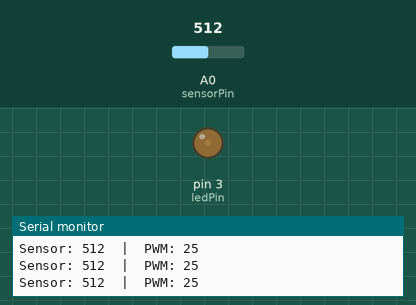
Recording of a sketch running on a simulated Arduino Uno, built with avr-gcc and run on an emulated ATmega328P. Shown: output pins drawn as LEDs (lit = HIGH), the last lines printed to the serial monitor. The inputs (shaded band) are chosen by the test bench; at power-on: A0 (sensorPin) = 512.

Above: at 2.2 s.
2.3 s: A0 (sensorPin) set to 716
At 3.4 s:
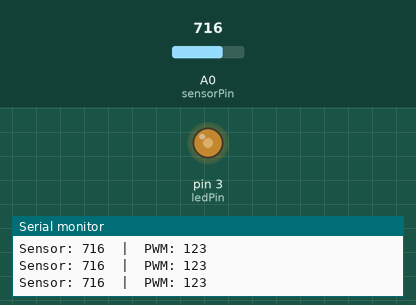
4.0 s: A0 (sensorPin) set to 900
At 4.7 s:
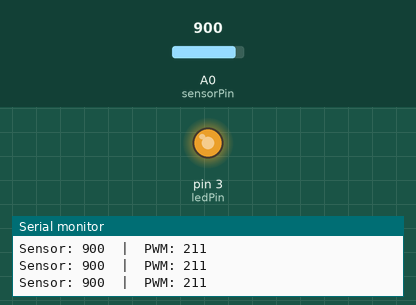
Timing chart, 0 to 7.0 s (numbered marks = the images above; inputs shaded):
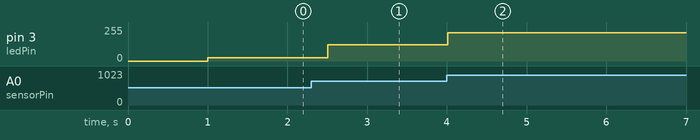

Measured:
- after the input at 2.3 s, pin 3 (ledPin): 25/255 → 123/255 after 0.20 s
- after the input at 4.0 s, pin 3 (ledPin): 123/255 → 211/255 at once

The sketch:

week_02_activity_02_voltage_divider_photodiode.ino
```cpp
// Week 02 - Activity 04
// Voltage Divider Light Sensor (Photodiode) → LED Dimmer (Inverse Mapping)
// Photodiode + 10k resistor on A0 form a voltage divider.
// LED on pin 3 gets brighter as the environment gets darker.

const int sensorPin = A0;   // Photodiode voltage divider output
const int ledPin    = 3;    // PWM LED output
int minSensorValue = 460;   // Min value measured (dark)
int maxSensorValue = 990;   // Max value measured (bright)

void setup() {
  delay(1000);               // Wait for sensor stabilization
  pinMode(ledPin, OUTPUT);
  Serial.begin(9600);        // Serial output frequency
}

void loop() {
  int sensorValue = analogRead(sensorPin);

  // Map light intensity to PWM.
  // Use (0,255) for direct mapping → brighter light = brighter LED.
  // Use (255,0) for inverted mapping → darker = brighter LED.
  int pwmValue = map(sensorValue, minSensorValue, maxSensorValue, 0, 255);
  pwmValue = constrain(pwmValue, 0, 255);

  // Debug info
  Serial.print("Sensor: ");
  Serial.print(sensorValue);
  Serial.print("  |  PWM: ");
  Serial.println(pwmValue);

  analogWrite(ledPin, pwmValue);
  // You can change the loop delay in order to get faster sensor values
  delay(250);
}
```
